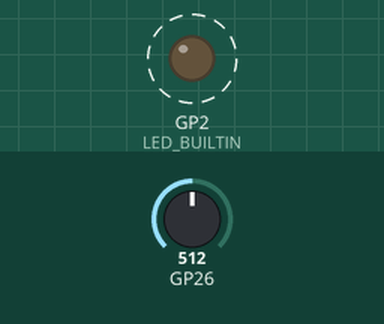
A sketch run on a simulated Raspberry Pi Pico. On the bench: output pins drawn as LEDs (lit = HIGH). Dashed ring = blinking. Inputs (shaded band) come from the test bench; at power-on: GP26 = 512. What the sketch prints to the serial monitor is not drawn.

Above: at 0.2 s.
Timing chart, 0 to 3.0 s (numbered marks = the images above):
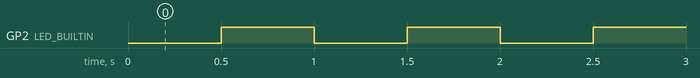

The sketch:

scheduler_multitask.ino
```cpp
// snippet: scheduler_multitask
// tags: scheduler, multitask, millis, nonblocking, periodic, tasks, interval
// boards: avr, esp32, megaavr, nano33iot, romi32u4, rp2040
// library: none
// description: Cooperative task scheduler using millis() — run multiple tasks at different rates
// prompts: multitask Arduino, run multiple tasks, cooperative scheduler, different rates, task every N ms, parallel tasks, millis multitask

#ifndef LED_BUILTIN
#define LED_BUILTIN 2  // ESP32 core may not define it (rule_led_builtin)
#endif

struct Task {
  unsigned long interval;
  unsigned long lastRun;
  void (*fn)();
};

void readSensors() {
  Serial.print("sensor: "); Serial.println(analogRead(A0));
}

void blinkLed() {
  static bool state = false;
  state = !state;
  digitalWrite(LED_BUILTIN, state);
}

void sendHeartbeat() {
  Serial.println("heartbeat");
}

Task tasks[] = {
  {100,  0, readSensors},
  {500,  0, blinkLed},
  {5000, 0, sendHeartbeat},
};
const int NUM_TASKS = sizeof(tasks) / sizeof(tasks[0]);

void setup() {
  Serial.begin(9600);
  pinMode(LED_BUILTIN, OUTPUT);
}

void loop() {
  unsigned long now = millis();
  for (int i = 0; i < NUM_TASKS; i++) {
    if (now - tasks[i].lastRun >= tasks[i].interval) {
      tasks[i].lastRun = now;
      tasks[i].fn();
    }
  }
}
```

Measured:
- by itself, GP2 (LED_BUILTIN): alternates HIGH for 0.50 s and LOW for 0.50 s
